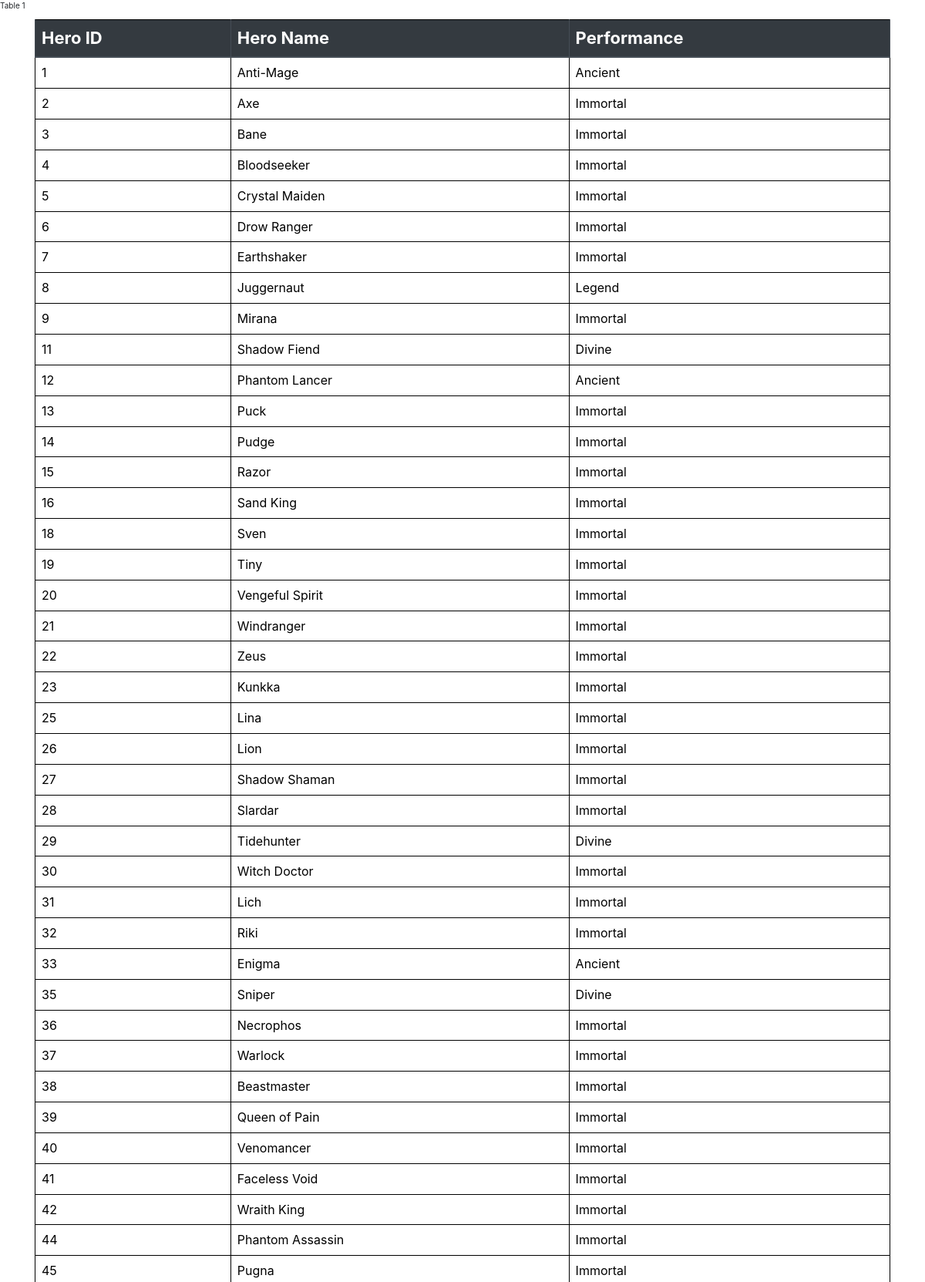
The app's page /performance (signed in, upper part) with its own data.
### app/models.py (models this page shows)
class player_hero(db.Model):
    hero_id=db.Column(db.Integer,db.ForeignKey('hero.hid'),primary_key=True)
    score=db.Column(db.Float)
    player_id=db.Column(db.Integer,primary_key=True)
    Performance=db.Column(db.String)
    heroname=db.Column(db.String)

### app/routes.py (the view)
@app.route('/performance',methods=['GET','POST'])
def performance():
    id=current_user.get_id()
    user=player_hero.query.filter_by(player_id=id).all()
    for u in user:
        print(u.heroname)
    return render_template('performance.html',user=user)

### app/models.py (called while the page is built)
    @login.user_loader
    def load_user(id):
        return logo.query.get(int(id))

### app/templates/performance.html (shortened to what this page needs)
<!DOCTYPE html>
<html lang="en">
<head>
     <link href="{{url_for('static',filename='css/tabcss.css')}}" rel="stylesheet" type="text/css"/>
    <link rel="stylesheet" href="https://maxcdn.bootstrapcdn.com/bootstrap/3.4.0/css/bootstrap.min.css">
<link href="http://www.dota2.com/public/css/store.css?v=AAUevGOOGmqu" rel="stylesheet" type="text/css" >
<link rel="stylesheet" href="https://maxcdn.bootstrapcdn.com/bootstrap/4.3.1/css/bootstrap.min.css">
</head>
<body class="MainBackgroundImage">
    <p>Table 1</p>
<div class="container">
    <table class="table">
          <thead class="thead-dark">
            <tr>
                <th scope="col">Hero ID</th>
                <th scope="col">Hero Name</th>
                <th scope="col">Performance</th>
            </tr>
          </thead>
            <tbody>
            {% for u in user %}
            <tr>
                <td>{{u.hero_id}}</td>
                <td>{{u.heroname}}</td>
                <td>{{u.Performance}}</td>
            </tr>
            {% endfor %}
        </tbody>
    </table>
</div>
</body>
</html>

### app/static/css/tabcss.css (style rules this page uses)
table { width:30%; }
td { color:white; }

### app/templates/performance.html (style rules this page uses)
.table { width=50%; border: 1px black solid; align:center }
td { color: black; background-color: white; border:1px black solid; font-size: 16px; font-style: fancystyle12; }
th { font-size: 22px; border: 1px white solid; }

### records on screen
player_hero: hero_id "1", heroname "Anti-Mage", Performance "Ancient"
player_hero: hero_id "2", heroname "Axe", Performance "Immortal"
player_hero: hero_id "3", heroname "Bane", Performance "Immortal"
player_hero: hero_id "4", heroname "Bloodseeker", Performance "Immortal"
player_hero: hero_id "5", heroname "Crystal Maiden", Performance "Immortal"
player_hero: hero_id "6", heroname "Drow Ranger", Performance "Immortal"
player_hero: hero_id "7", heroname "Earthshaker", Performance "Immortal"
player_hero: hero_id "8", heroname "Juggernaut", Performance "Legend"
player_hero: hero_id "9", heroname "Mirana", Performance "Immortal"
player_hero: hero_id "11", heroname "Shadow Fiend", Performance "Divine"
player_hero: hero_id "12", heroname "Phantom Lancer", Performance "Ancient"
player_hero: hero_id "13", heroname "Puck", Performance "Immortal"
player_hero: hero_id "14", heroname "Pudge", Performance "Immortal"
player_hero: hero_id "15", heroname "Razor", Performance "Immortal"
player_hero: hero_id "16", heroname "Sand King", Performance "Immortal"
player_hero: hero_id "18", heroname "Sven", Performance "Immortal"
player_hero: hero_id "19", heroname "Tiny", Performance "Immortal"
player_hero: hero_id "20", heroname "Vengeful Spirit", Performance "Immortal"
player_hero: hero_id "21", heroname "Windranger", Performance "Immortal"
player_hero: hero_id "22", heroname "Zeus", Performance "Immortal"
player_hero: hero_id "23", heroname "Kunkka", Performance "Immortal"
player_hero: hero_id "25", heroname "Lina", Performance "Immortal"
player_hero: hero_id "26", heroname "Lion", Performance "Immortal"
player_hero: hero_id "27", heroname "Shadow Shaman", Performance "Immortal"
player_hero: hero_id "28", heroname "Slardar", Performance "Immortal"
player_hero: hero_id "29", heroname "Tidehunter", Performance "Divine"
player_hero: hero_id "30", heroname "Witch Doctor", Performance "Immortal"
player_hero: hero_id "31", heroname "Lich", Performance "Immortal"
player_hero: hero_id "32", heroname "Riki", Performance "Immortal"
player_hero: hero_id "33", heroname "Enigma", Performance "Ancient"
player_hero: hero_id "35", heroname "Sniper", Performance "Divine"
player_hero: hero_id "36", heroname "Necrophos", Performance "Immortal"
player_hero: hero_id "37", heroname "Warlock", Performance "Immortal"
player_hero: hero_id "38", heroname "Beastmaster", Performance "Immortal"
player_hero: hero_id "39", heroname "Queen of Pain", Performance "Immortal"
player_hero: hero_id "40", heroname "Venomancer", Performance "Immortal"
player_hero: hero_id "41", heroname "Faceless Void", Performance "Immortal"
player_hero: hero_id "42", heroname "Wraith King", Performance "Immortal"
player_hero: hero_id "44", heroname "Phantom Assassin", Performance "Immortal"
player_hero: hero_id "45", heroname "Pugna", Performance "Immortal"
